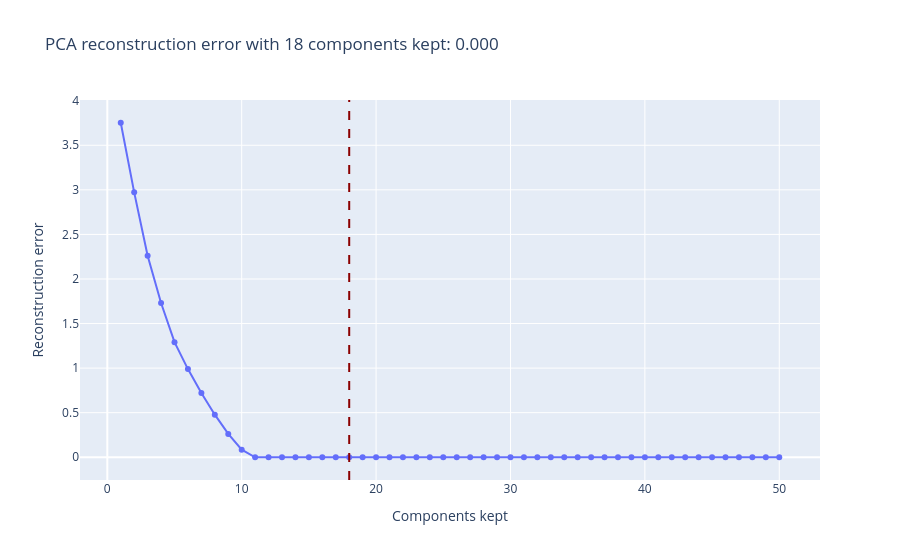

The cell this chart's notebook holds for it:
### Code cell
reconstruction_plot_cut = kairo.plot_pca_reconstruction_errors(reconstruction_errors, cut_component=18)
reconstruction_plot_cut.show()

### Figure 1 — Plotly figure (JSON) as saved in the notebook; plotly's stock layout.template omitted (floating-point values rounded to 4 significant figures)
{"data": [{"hovertemplate": "Components kept=%{x}<br>Reconstruction error=%{y}<extra></extra>", "legendgroup": "", "line": {"color": "#636efa", "dash": "solid"}, "marker": {"symbol": "circle"}, "mode": "lines+markers", "name": "", "orientation": "v", "showlegend": false, "type": "scatter", "x": [1, 2, 3, 4, 5, 6, 7, 8, 9, 10, 11, 12, 13, 14, 15, 16, 17, 18, 19, 20, 21, 22, 23, 24, 25, 26, 27, 28, 29, 30, 31, 32, 33, 34, 35, 36, 37, 38, 39, 40, 41, 42, 43, 44, 45, 46, 47, 48, 49, 50], "xaxis": "x", "y": [3.753, 2.972, 2.262, 1.73, 1.291, 0.9891, 0.7213, 0.4774, 0.2615, 0.08466, 2.895e-13, 2.895e-13, 2.895e-13, 2.895e-13, 2.895e-13, 2.895e-13, 2.895e-13, 2.895e-13, 2.895e-13, 2.895e-13, 2.895e-13, 2.895e-13, 2.895e-13, 2.895e-13, 2.895e-13, 2.895e-13, 2.895e-13, 2.895e-13, 2.895e-13, 2.895e-13, 2.895e-13, 2.895e-13, 2.895e-13, 2.895e-13, 2.895e-13, 2.895e-13, 2.895e-13, 2.895e-13, 2.895e-13, 2.895e-13, 2.895e-13, 2.895e-13, 2.895e-13, 2.895e-13, 2.895e-13, 2.895e-13, 2.895e-13, 2.895e-13, 2.895e-13, 2.895e-13], "yaxis": "y"}], "layout": {"legend": {"tracegroupgap": 0}, "shapes": [{"line": {"color": "darkred", "dash": "dash"}, "type": "line", "x0": 18, "x1": 18, "xref": "x", "y0": 0, "y1": 1, "yref": "y domain"}], "title": {"text": "PCA reconstruction error with 18 components kept: 0.000"}, "xaxis": {"anchor": "y", "domain": [0, 1], "title": {"text": "Components kept"}}, "yaxis": {"anchor": "x", "domain": [0, 1], "title": {"text": "Reconstruction error"}}}}
